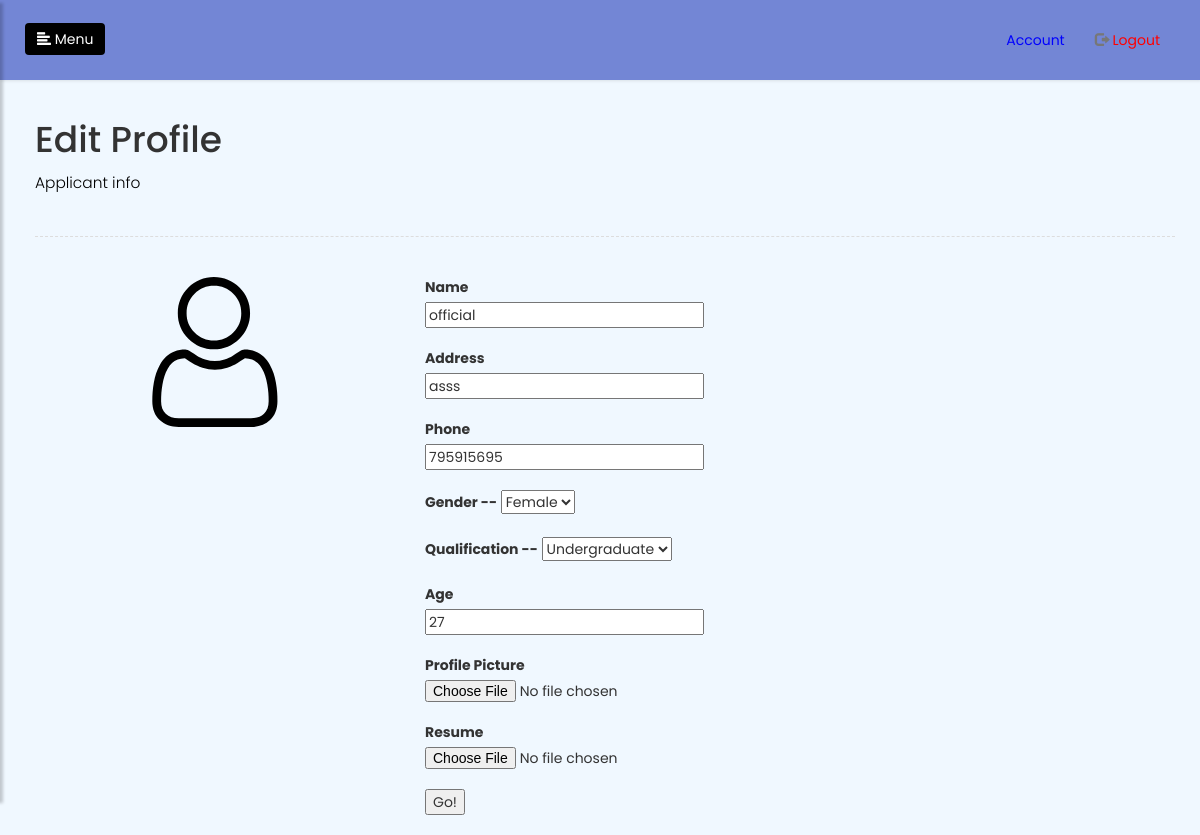
Screenshot of /applicant/edit/2 (signed in) with the database file from the repository.
### app.py (models this page shows)
class Applicants(UserMixin, db.Model):
	id=db.Column(db.Integer, primary_key=True)
	username=db.Column(db.String(15),unique=True)
	password=db.Column(db.String(80))
	name = db.Column(db.String(200),nullable=False)
	address = db.Column(db.String(200), nullable=False)
	phone = db.Column(db.Integer, nullable=False)
	gender = db.Column(db.String(200), nullable=False)
	qualification = db.Column(db.String(200), nullable=False)
	age = db.Column(db.String(200), nullable=False)
	date_created = db.Column(db.DateTime, default=datetime.utcnow)

### app.py (the view, shortened to what this page needs)
@app.route('/applicant/edit/<int:id>', methods=['POST','GET'])
@login_required
def editprofile(id):
	applicant = Applicants.query.get(id)
	registration_success = True
	return render_template('editprofile.html', applicant=applicant)

### app.py (called while the page is built)
@login_manager2.user_loader
def load_user2(user_id):
	return Applicants.query.get((user_id))

### templates/editprofile.html (shortened to what this page needs)
{% extends 'base.html' %} {% block head %} {% endblock %} {% block logout %}
<li>
    <a href="/applicantlogout">
        <span class="glyphicon glyphicon-log-out"></span> <span style="color: red;">Logout</span>
    </a>
</li>
{% endblock %}  {% block container %}
<h1>Edit Profile</h1>
<p>Applicant info</p>
<div class="line"></div>
<div class="row">
    <div class="col-sm-4">
        <a href="#"><img class="img-responsive center-block" id="applicant-picture" src="{{ url_for('static', filename='uploads/displaypictures/'+applicant.username+'.jpg') }}" onerror="this.src='/static/img/user.svg'" style="max-width: 150px; max-height: 150px"></a>
    </div>
    <div class="col-sm-8">
        <form name="inputform" method="POST" action="/applicant/edit/{{ applicant.id }}" onsubmit="return (validate())" enctype="multipart/form-data">
            <label>Name </label>
            <br>
            <input type="text" name="name" value="{{ applicant.name }}">
            <br><br>
            <label>Address </label>
            <br>
            <input type="text" name="address" value="{{ applicant.address }}">
            <br><br>
            <label>Phone </label>
            <br>
            <input type="number" name="phone" value="{{ applicant.phone }}">
            <br><br>
            <label>Gender -- </label>
            <select name="gender">
				<option value="{{ applicant.gender }}" selected>{{ applicant.gender }}</option>
			</select>
            <br><br>
            <label>Qualification -- </label>
            <select name="qualification">
				<option value="{{ applicant.qualification }}" selected>{{ applicant.qualification }}</option>
			</select>
            <br><br>
            <label>Age </label>
            <br>
            <input type="number" name="age" value="{{ applicant.age }}">
            <br><br>
            <label>Profile Picture</label>
            <br>
            <input type="file" name="display">
            <br>
            <label>Resume</label>
            <br>
            <input type="file" name="resume">
            <br>
            <input type="submit" name="submit" value="Go!" onclick="return (validate());">
        </form>
    </div>
</div>
{% endblock %}

### static/css/main.css (style rules this page uses)
body { font-family: 'Poppins', sans-serif; background: aliceblue; }
.row { background: ; }
p { font-family: 'Poppins', sans-serif; font-size: 1.1em; font-weight: 300; line-height: 1.7em; color: #000; }
a, a:hover, a:focus { color: inherit; text-decoration: none; transition: all 0.3s; }
.line { width: 100%; height: 1px; border-bottom: 1px dashed #ddd; margin: 40px 0; }

### rows the page displays
Applicants: name "official", address "asss", phone "795915695", gender "Female", qualification "Undergraduate", age "27"
